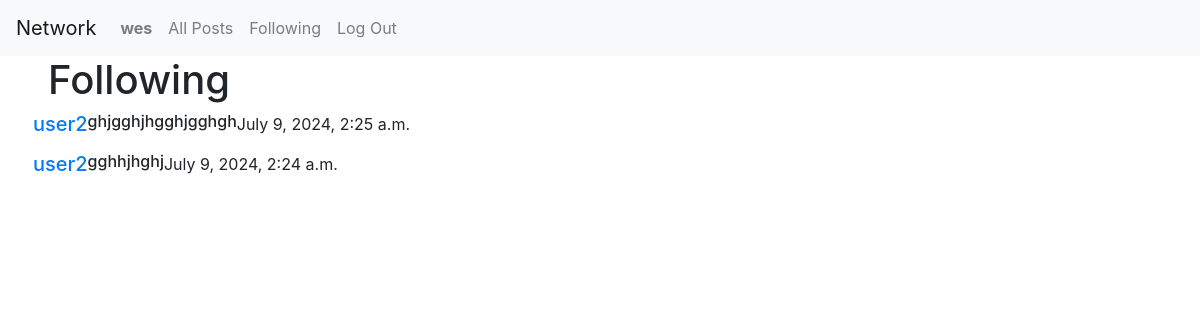
Page /following (signed in) on the committed database.
### network/models.py (models this page shows, shortened)
class User(AbstractUser):
    pass

class Post(models.Model):
    content = models.CharField(max_length=140)
    user = models.ForeignKey(User, on_delete=models.CASCADE, related_name="posts")
    date = models.DateTimeField(auto_now_add=True)

### network/views.py (the view)
# urls.py: path("following", views.following, name="following"),
def following(request):
    if not request.user.is_authenticated:
        return JsonResponse({"error": "User not authenticated"}, status=403)
    current_user = request.user
    following_people = Follow.objects.filter(user=current_user).values_list('user_follower', flat=True)
    following_posts = Post.objects.filter(user__in=following_people).order_by("-id")
    paginator = Paginator(following_posts, 10)
    page_number = request.GET.get('page')
    posts_of_the_page = paginator.get_page(page_number)
    return render(request, "network/following.html", {
        "posts_of_the_page": posts_of_the_page
    })

### network/templates/network/following.html (shortened to what this page needs)
{% extends "network/layout.html" %}
{% block body %}
    <h1 class="mx-5">Following</h1>
    <div class="all-posts mx-5">
        {% for post in posts_of_the_page %}
            <div class="row post">
                <h5 class="username"><a href="{% url 'profile' user_id=post.user.id %}">{{ post.user }}</a></h5>
                <h6 class="content">{{ post.content }}</h6>
                <p class="date">{{ post.date }}</p>
            </div>
        {% endfor %}
    </div>
{% endblock %}

### network/templates/network/layout.html (shortened to what this page needs)
{% load static %}
<!DOCTYPE html>
<html lang="en">
    <head>
        <link rel="stylesheet" href="https://stackpath.bootstrapcdn.com/bootstrap/4.4.1/css/bootstrap.min.css">
        <link href="{% static 'network/styles.css' %}" rel="stylesheet">
        <link rel="stylesheet" href="https://cdnjs.cloudflare.com/ajax/libs/font-awesome/4.7.0/css/font-awesome.min.css">
    </head>
    <body>
        <nav class="navbar navbar-expand-lg navbar-light bg-light">
            <a class="navbar-brand" href="{% url 'index' %}">Network</a>
            <div>
              <ul class="navbar-nav mr-auto">
                {% if user.is_authenticated %}
                    <li class="nav-item">
                        <a class="nav-link" href="{% url 'profile' user_id=user.id %}"><strong>{{ user.username }}</strong></a>
                    </li>
                {% endif %}
                <li class="nav-item">
                  <a class="nav-link" href="{% url 'index' %}">All Posts</a>
                </li>
                {% if user.is_authenticated %}
                    <li class="nav-item">
                        <a class="nav-link" href="{% url 'following' %}">Following</a>
                    </li>
                    <li class="nav-item">
                        <a class="nav-link" href="{% url 'logout' %}">Log Out</a>
                    </li>
                {% endif %}
              </ul>
            </div>
          </nav>
        <div class="body">
            {% block body %}
            {% endblock %}
        </div>
    </body>
</html>

### rows in the picture
User: username "wes"
Post: user "user2", content "ghjgghjhgghjgghgh", date "July 9, 2024, 2:25 a.m."
Post: user "user2", content "gghhjhghj", date "July 9, 2024, 2:24 a.m."
